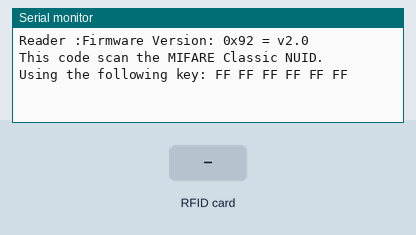
Simulated run of this sketch. Board: ESP8266 (NodeMCU). Shown: the last lines printed to the serial monitor. The inputs (shaded band) are chosen by the test bench.

Above: at 1.3 s.
1.4 s: RFID card 5E 7A 19 C4 held to the reader
At 2.0 s:
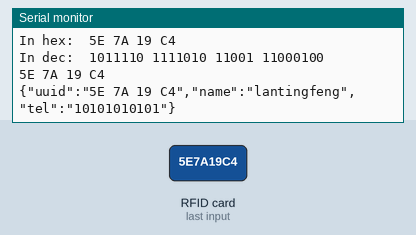
2.9 s: RFID card 5E 7A 19 C4 held to the reader
At 3.2 s:
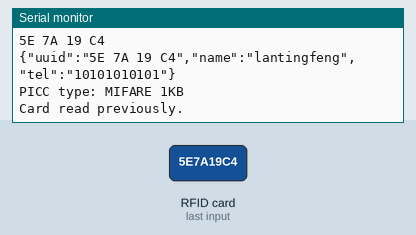

The sketch:

card_read.ino
```cpp
#include <ArduinoJson.h>
#include <SPI.h>
#include <MFRC522.h>
#define SS_PIN D8
#define RST_PIN D0
MFRC522 rfid(SS_PIN, RST_PIN); // Instance of the class
MFRC522::MIFARE_Key key;
// Init array that will store new NUID
byte nuidPICC[4];
void setup() {
 Serial.begin(9600);
 SPI.begin(); // Init SPI bus
 rfid.PCD_Init(); // Init MFRC522
 Serial.println(F(""));
 Serial.print(F("Reader :"));
 rfid.PCD_DumpVersionToSerial();
 for (byte i = 0; i < 6; i++) {
   key.keyByte[i] = 0xFF;
 }
 Serial.println();
 Serial.println(F("This code scan the MIFARE Classic NUID."));
 Serial.print(F("Using the following key:"));
 printHex(key.keyByte, MFRC522::MF_KEY_SIZE);
}
void loop() {
 // Reset the loop if no new card present on the sensor/reader. This saves the entire process when idle.
 if ( ! rfid.PICC_IsNewCardPresent())
   return;
 // Verify if the NUID has been readed
 if ( ! rfid.PICC_ReadCardSerial())
   return;
 Serial.print(F("PICC type: "));
 MFRC522::PICC_Type piccType = rfid.PICC_GetType(rfid.uid.sak);
 Serial.println(rfid.PICC_GetTypeName(piccType));
//  Check is the PICC of Classic MIFARE type
// if (piccType != MFRC522::PICC_TYPE_MIFARE_MINI &&
//     piccType != MFRC522::PICC_TYPE_MIFARE_1K &&
//     piccType != MFRC522::PICC_TYPE_MIFARE_4K) {
//   Serial.println(F("Your tag is not of type MIFARE Classic."));
//   return;
// }
 if (rfid.uid.uidByte[0] != nuidPICC[0] ||
     rfid.uid.uidByte[1] != nuidPICC[1] ||
     rfid.uid.uidByte[2] != nuidPICC[2] ||
     rfid.uid.uidByte[3] != nuidPICC[3] ) {
   Serial.println(F("A new card has been detected."));
   // Store NUID into nuidPICC array
   for (byte i = 0; i < 4; i++) {
     nuidPICC[i] = rfid.uid.uidByte[i];
   }
   Serial.println(F("The NUID tag is:"));
   Serial.print(F("In hex: "));
   printHex(rfid.uid.uidByte, rfid.uid.size);
   Serial.println();
   Serial.print(F("In dec: "));
   printDec(rfid.uid.uidByte, rfid.uid.size);
   Serial.println();
   createJson(rfid.uid.uidByte, rfid.uid.size);
   Serial.println();
 }
 else Serial.println(F("Card read previously."));
 // Halt PICC
 rfid.PICC_HaltA();
 // Stop encryption on PCD
 rfid.PCD_StopCrypto1();
}
/**
   Helper routine to dump a byte array as hex values to Serial.
*/
void printHex(byte *buffer, byte bufferSize) {
 for (byte i = 0; i < bufferSize; i++) {
   Serial.print(buffer[i] < 0x10 ? " 0" : " ");
   Serial.print(buffer[i], HEX);
 }
}
/**
   Helper routine to dump a byte array as dec values to Serial.
*/
void printDec(byte *buffer, byte bufferSize) {
  for (byte i = 0; i < bufferSize; i++)
  {
     Serial.print(buffer[i] < 0x10 ? " 0" : " ");
    // Serial.print(buffer[i], DEC);
     Serial.print(buffer[i], BIN);
 }
}

void createJson(byte *buffer, byte bufferSize)
{
  char chars[4 * bufferSize];
  for (byte i = 0, cur = 0; i < bufferSize; i++)
  {
    if (i)
      sprintf(&chars[cur++], "%c", ' ');
    byte bits[2];
    bits[0] = (buffer[i] & 0xf0) >> 4;
    bits[1] = buffer[i] & 0x0f;
    sprintf(&chars[cur++], "%X", bits[0]);
    sprintf(&chars[cur++], "%X", bits[1]);
    if (i == bufferSize - 1)
      chars[cur + 1] = '\0';
  }
  // Null-terminate the string
  Serial.print('\n');
  Serial.print(chars);
  Serial.print('\n');
  StaticJsonDocument<200> jsonBuffer;
  jsonBuffer["uuid"] = chars;
  jsonBuffer["name"] = "lantingfeng";
  jsonBuffer["tel"] = "10101010101";
  String output;
  serializeJson(jsonBuffer, output); // 序列化JSON数据并导出字符串
  Serial.println(output);
}
 
```

Measured:
- after the input at 1.4 s, the serial monitor: prints a new line at once (image 1)
- after the input at 2.9 s, the serial monitor: prints a new line at once (image 2)
